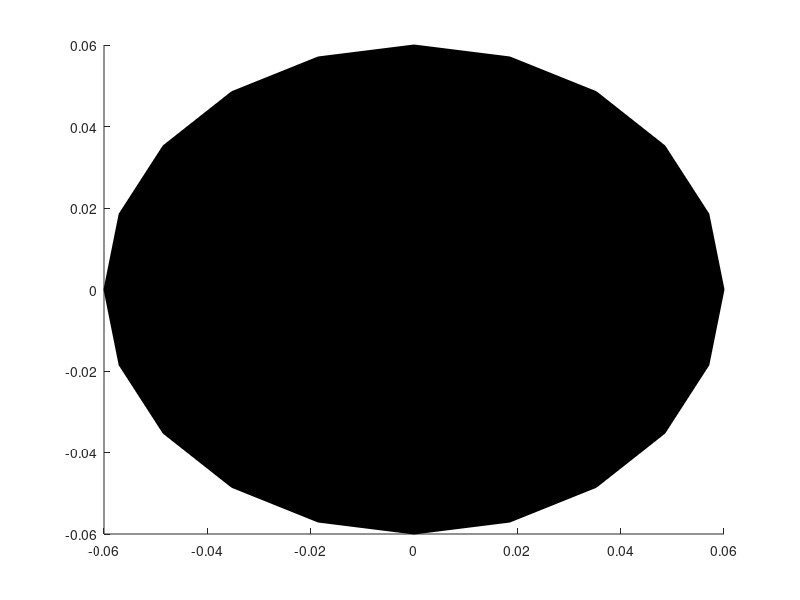

Source code (MATLAB): (Note: this script raises an error after producing the figure.)
%% ドローンのフレーム
clear all
% propeller
[px,py,pz]=cylinder(0.06); 
prop = patch('XData',px(1,:)','YData',py(1,:)','ZData',pz(1,:)'); 
l1=length(prop.Vertices(:,1)); % 円柱の頂点の数
L = 0.1;% motor 間の距離/2
H = 0.5;
p1 = L*[1 1 H];
p2 = L*[-1 1 H];
p3 = L*[-1 -1 H];
p4 = L*[1 -1 H];
Prop.Vertices = [prop.Vertices+p1;[0 0 0];prop.Vertices+p2;[0 0 0];prop.Vertices+p3;[0 0 0];prop.Vertices+p4];
Prop.Faces=[prop.Faces;prop.Faces+l1+1;prop.Faces+2*(l1+1);prop.Faces+3*(l1+1)];
Prop.FaceVertexCData=ones(length(Prop.Faces(:,1)),1);

% body
pvnum = 0;%length(Frame.Vertices(:,1));
Frame.Vertices = [p1;p1.*[1 1 0];p3.*[1 1 0];p3;0 0 0;p2;p2.*[1 1 0];p4.*[1 1 0];p4];
pfnum = 0;%length(Frame.Faces(1,:));
Frame.Faces = [pvnum+[1 2 3 4 NaN(1,pfnum-4)];pvnum+5+[1 2 3 4 NaN(1,pfnum-4)]];
Frame.FaceVertexCData=zeros(length(Frame.Vertices),1);
fig =[Prop;Frame];
save('plot/frame/drone_frame_01_05.mat','fig','-nocompression');

%%
close all 
figure;hold on; grid on; xlim([-2,2]);ylim([-2,2]);zlim([0,2]);view([1 2 1]);daspect([1 1 1]);
pp =patch(Prop,'FaceAlpha',0.3);
pf =patch(Frame,'EdgeColor','flat','FaceColor','none','LineWidth',0.2);
colorbar;
%%
syms dir [1 3] real
syms deg real
%matlabFunction(rotate([pp;pf],dir,deg),'File','drone_frame.m',"Vars",{dir deg});
%%
close all
hold on; 
pp =patch(Prop,'FaceAlpha',0.3);
pf =patch(Frame,'EdgeColor','flat','FaceColor','none','LineWidth',0.2);
%%
drone = [pp;pf];
obj_plot(drone,[0 0 0],Rodrigues([0 pi/2 0]))
grid on; daspect([1 1 1]);view([1 1 1])
%%
function pobj = obj_plot(obj,trans,rotm)
    %rad = norm(rot);
    %dir = rot/rad;
    pobj=obj;
    for i = 1:length(pobj)
        pobj(i).Vertices = (rotm*pobj(i).Vertices')'+trans;
    end
    %rotate(obj,dir,180*rad/pi,orig+trans);
end
